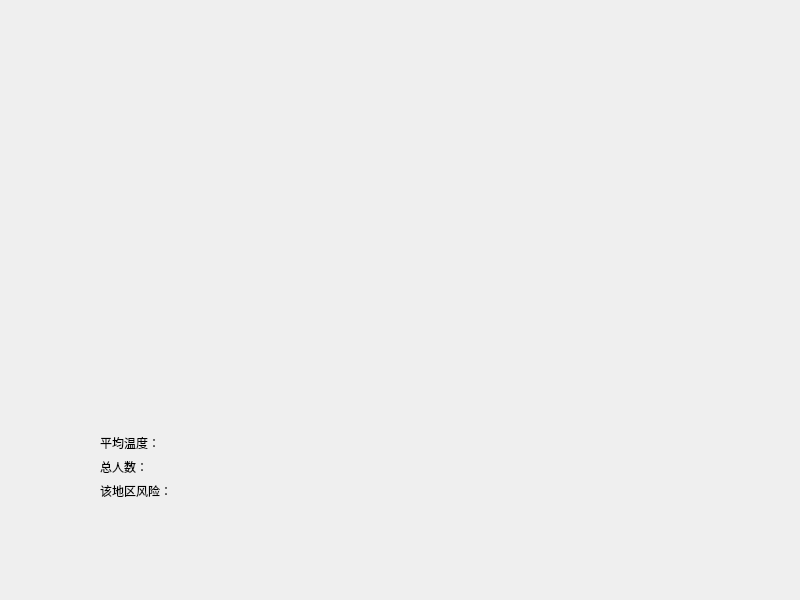
<?xml version="1.0" encoding="UTF-8"?>
<ui version="4.0">
 <class>userDataVisual</class>
 <widget class="QWidget" name="userDataVisual">
  <property name="geometry">
   <rect>
    <x>0</x>
    <y>0</y>
    <width>800</width>
    <height>600</height>
   </rect>
  </property>
  <property name="windowTitle">
   <string>Form</string>
  </property>
  <widget class="QLabel" name="bg_img">
   <property name="enabled">
    <bool>true</bool>
   </property>
   <property name="geometry">
    <rect>
     <x>0</x>
     <y>0</y>
     <width>800</width>
     <height>600</height>
    </rect>
   </property>
   <property name="sizePolicy">
    <sizepolicy hsizetype="Expanding" vsizetype="Expanding">
     <horstretch>0</horstretch>
     <verstretch>0</verstretch>
    </sizepolicy>
   </property>
   <property name="text">
    <string/>
   </property>
   <property name="pixmap">
    <pixmap resource="main.qrc">:/bg.jpg</pixmap>
   </property>
   <property name="scaledContents">
    <bool>true</bool>
   </property>
   <property name="alignment">
    <set>Qt::AlignCenter</set>
   </property>
  </widget>
  <widget class="QWidget" name="widget" native="true">
   <property name="geometry">
    <rect>
     <x>100</x>
     <y>100</y>
     <width>600</width>
     <height>400</height>
    </rect>
   </property>
   <layout class="QVBoxLayout" name="verticalLayout">
    <item>
     <widget class="QWidget" name="bar_charts" native="true"/>
    </item>
    <item>
     <spacer name="verticalSpacer">
      <property name="orientation">
       <enum>Qt::Vertical</enum>
      </property>
      <property name="sizeHint" stdset="0">
       <size>
        <width>20</width>
        <height>40</height>
       </size>
      </property>
     </spacer>
    </item>
    <item>
     <widget class="QLabel" name="average_temperature">
      <property name="text">
       <string>平均温度：</string>
      </property>
     </widget>
    </item>
    <item>
     <widget class="QLabel" name="people_count">
      <property name="text">
       <string>总人数：</string>
      </property>
     </widget>
    </item>
    <item>
     <widget class="QLabel" name="area_risk">
      <property name="text">
       <string>该地区风险：</string>
      </property>
     </widget>
    </item>
   </layout>
  </widget>
 </widget>
 <resources>
  <include location="main.qrc"/>
 </resources>
 <connections/>
</ui>
